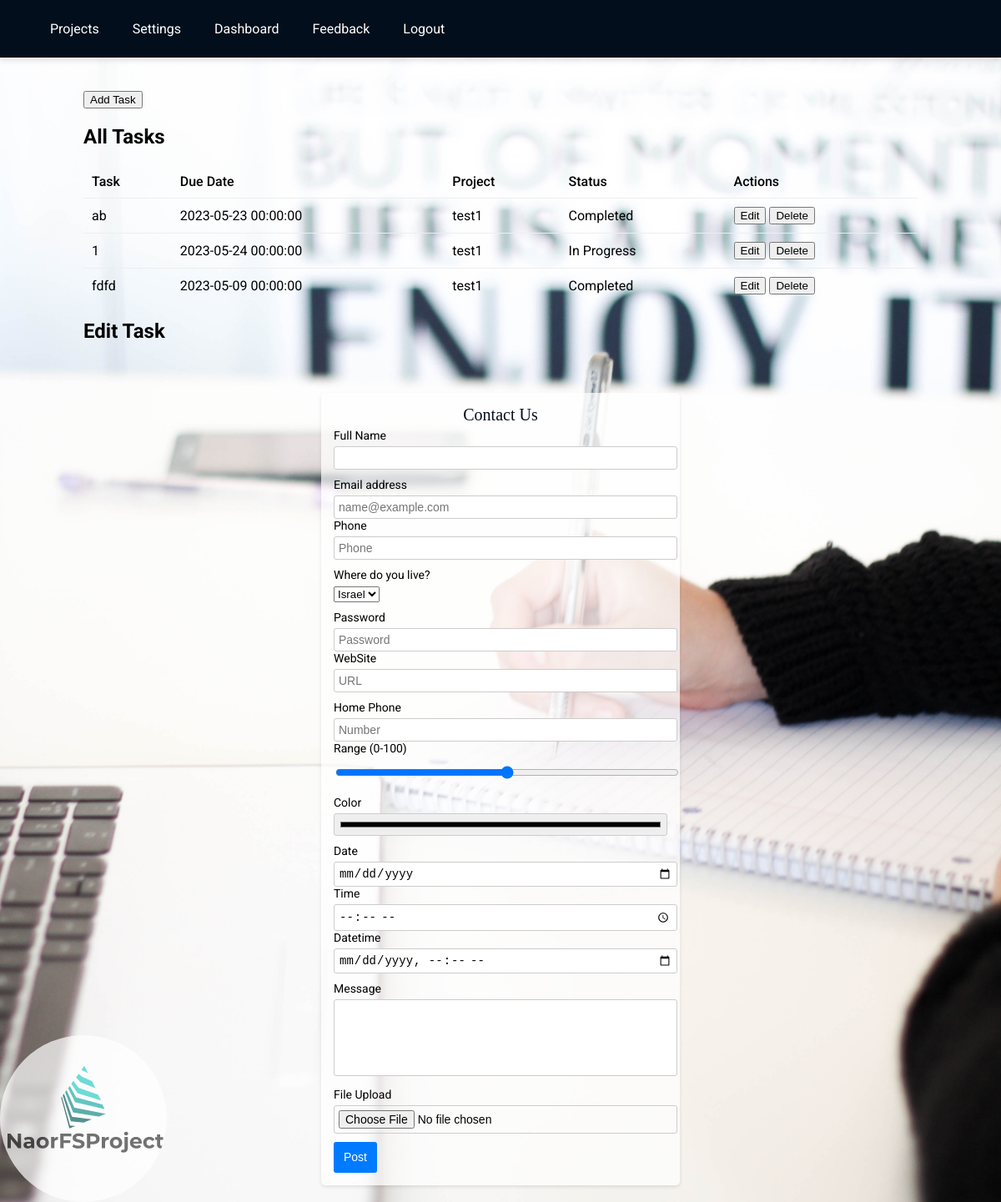
The app's page /tasks.php (signed in) with its own data.
### tables this page shows
CREATE TABLE `tasks` (
  `id` int(11) NOT NULL,
  `task_name` varchar(255) NOT NULL,
  `due_date` datetime DEFAULT NULL,
  `project_id` int(11) DEFAULT NULL,
  `status` enum('Not Started','In Progress','Completed') DEFAULT NULL,
  `user_id` int(11) DEFAULT NULL
);

CREATE TABLE `projects` (
  `id` int(11) NOT NULL,
  `name` varchar(255) NOT NULL,
  `Status` enum('Not Started','In Progress','Complete') NOT NULL,
  `user_id` int(11) DEFAULT NULL,
  `created_at` datetime DEFAULT current_timestamp(),
  `Description` text NOT NULL
);

### tasks.php (the view, shortened to what this page needs)
<?php
require_once('config.php');
$stmt = $conn->prepare('SELECT tasks.*, projects.name AS project_name FROM tasks JOIN projects ON tasks.project_id = projects.id WHERE projects.user_id = ?');
$stmt->bind_param('i', $_SESSION["user_id"]);
$stmt->execute();
$tasks_result = $stmt->get_result();
$tasks = $tasks_result->fetch_all(MYSQLI_ASSOC);
?>
<!DOCTYPE html>
<html lang="en">
<head>
  <link rel="stylesheet" href="css/logo.css">
  <link rel="stylesheet" href="css/contact-form.css">
  <link rel="stylesheet" href="css/tasks.css">
</head>
<body>
  <header>
    <nav>
      <a href="projects.php">Projects</a>
      <a href="settings.php">Settings</a>
      <a href="dashboard.php">Dashboard</a>
      <a href="feedback.php">Feedback</a>
      <a href="logout.php">Logout</a>
    </nav>
  </header>
  <div class="container">
  <button id="show-add-task-form-btn">Add Task</button>
    <h2>All Tasks</h2>
    <table id="tasks-table">
      <thead>
        <tr>
          <th>Task</th>
          <th>Due Date</th>
          <th>Project</th>
          <th>Status</th>
          <th>Actions</th>
        </tr>
      </thead>
      <tbody>
        <?php foreach($tasks as $task): ?>
          <tr>
            <td><?php echo htmlspecialchars($task["task_name"]); ?></td>
            <td><?php echo htmlspecialchars($task["due_date"]); ?></td>
            <td><?php echo htmlspecialchars($task["project_name"]); ?></td>
            <td><?php echo htmlspecialchars($task["status"]); ?></td>
            <td>
            <button class="edit-task" data-id="<?php echo $task['id']; ?>">Edit</button>
            <button class="delete-task" data-id="<?php echo $task['id']; ?>">Delete</button>
            </td>
         </tr>
        <?php endforeach; ?>
      </tbody>
    </table>
    <h2>Edit Task</h2>
  </div>
  <form id="contact_form" name="contact_form" method="POST">
  <div>
    <h1>Contact Us</h1>
  </div>
  <div class="mb-5 row">
    <div class="col">
      <label>Full Name</label>
      <input type="text" required maxlength="50" class="form-control" id="first_name" name="first_name">
    </div>
  </div>
  <div class="mb-5 row">
    <div class="col">
      <label for="email_addr">Email address</label>
      <input type="email" required maxlength="50" class="form-control" id="email_addr" name="email"
        placeholder="name@example.com">
    </div>
    <div class="col">
      <label for="phone_input">Phone</label>
      <input type="tel" required maxlength="50" class="form-control" id="phone_input" name="Phone" placeholder="Phone">
    </div>
  </div>
  <div class="mb-5 row">
    <div class="col">
      <label for="country_select">Where do you live?</label>
      <select class="form-control" id="country_select" name="country">
        <option value="Israel">Israel</option>
      </select>
    </div>
  </div>
  <div class="mb-5 row">
    <div class="col">
      <label for="password_input">Password</label>
      <input type="password" required maxlength="50" class="form-control" id="password_input" name="password"
        placeholder="Password">
    </div>
    <div class="col">
      <label for="url_input">WebSite</label>
      <input type="url" required maxlength="100" class="form-control" id="url_input" name="url" placeholder="URL">
    </div>
  </div>
  <div class="mb-5 row">
    <div class="col">
      <label for="number_input">Home Phone</label>
      <input type="number" required class="form-control" id="number_input" name="number" placeholder="Number" list="number_options">
    </div>
    <div class="col">
    <label for="range_input">Range (0-100)</label>
    <input type="range" class="form-control" id="range_input" name="range" min="0" max="100">
    </div>
  </div>
  <div class="mb-5 row">
    <div class="col">
      <label for="color_input">Color</label>
      <input type="color" class="form-control" id="color_input" name="color">
    </div>
  </div>
  <div class="mb-5 row">
    <div class="col">
      <label for="date_input">Date</label>
      <input type="date" class="form-control" id="date_input" name="date">
    </div>
    <div class="col">
      <label for="time_input">Time</label>
      <input type="time" class="form-control" id="time_input" name="time">
    </div>
    <div class="col">
      <label for="datetime_input">Datetime</label>
      <input type="datetime-local" class="form-control" id="datetime_input" name="datetime">
    </div>
  </div>
  <div class="mb-5">
    <label for="message">Message</label>
    <textarea class="form-control" id="message" name="message" rows="5"></textarea>
  </div>
  <div class="mb-5">
    <label for="attachment">File Upload</label>
    <input type="file" class="form-control" id="attachment" name="attachment">
  </div>
  <button type="submit" class="btn btn-primary px-4 btn-lg">Post</button>
</form>
  <div class="image-bottom">
    <img src="pic/LogoForProject.png" alt="description of your image">
  </div>
</body>
</html>

### css/logo.css (style rules this page uses)
.image-bottom { position: fixed; bottom: 0; left: 0; width: 200px; height: 200px; }
.image-bottom img { display: block; width: 100%; height: auto; margin: 0; border-radius: 50%; opacity: 0.7; }

### css/contact-form.css (style rules this page uses)
#contact_form { max-width: 400px; margin: 20px auto; padding: 15px; background-color: rgba(255, 255, 255, 0.7); box-shadow: 0 2px 4px rgba(0, 0, 0, 0.1); border-radius: 5px; }
#contact_form h1 { font-size: 20px; margin-bottom: 5px; text-align: center; }
#contact_form .mb-5 { margin-bottom: 10px; }
#contact_form label { font-size: 14px; display: block; margin-bottom: 5px; }
#contact_form input, #contact_form textarea { font-size: 14px; padding: 5px; width: 100%; border: 1px solid #ccc; border-radius: 3px; }
#contact_form textarea { resize: none; }
#contact_form .btn { font-size: 14px; padding: 8px 12px; background-color: #007bff; color: #fff; border: none; border-radius: 3px; cursor: pointer; }
.btn-primary { color: #fff; background-color: #007bff; border-color: #007bff; }
.btn-lg { padding: 0.5rem 1rem; font-size: 1.25rem; line-height: 1.5; border-radius: 0.3rem; }
#contact_form button { float: middle; }

### css/tasks.css (style rules this page uses)
body { font-family: 'Roboto', sans-serif; margin: 0; padding: 0; background-size: cover; background-position: center; background-repeat: no-repeat; background-image: url('../pic/pexels-j-kelly-brito-322335.jpg'); }
header { display: flex; justify-content: space-between; align-items: center; background-color: #020e1b; padding: 20px 30px; color: #fff; box-shadow: 0 4px 6px rgba(0, 0, 0, 0.1); }
h1 { margin: 0; font-size: 24px; font-weight: 500; font-family: "Times New Roman"; color: #020e1b; }
nav { display: flex; align-items: center; }
nav a { color: #fff; text-decoration: none; margin-left: 20px; padding: 5px 10px; border-radius: 3px; transition: background-color 0.3s; }
.container { max-width: 1000px; margin: 20px auto; padding: 20px; }
table { width: 100%; border-collapse: collapse; }
th, td { padding: 10px; text-align: left; border-bottom: 1px solid #eee; }
th { font-weight: 500; }
td { font-weight: 400; }
#tasks-table tr:last-child td { border-bottom: none; }

### records on screen
tasks: task_name "ab", due_date "2023-05-23 00:00:00", project.name "test1", status "Completed"
tasks: task_name "1", due_date "2023-05-24 00:00:00", project.name "test1", status "In Progress"
tasks: task_name "fdfd", due_date "2023-05-09 00:00:00", project.name "test1", status "Completed"
